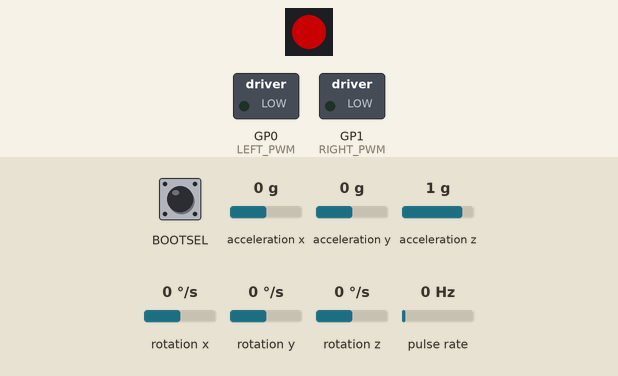
The sketch below on a simulated Raspberry Pi Pico. On the bench: 1 RGB LEDs in strip order, left to right, switched loads named in the sketch (green lamp = pin HIGH). Wiring (inferred from the names in the program): pulse sensor: data GP3. Inputs (shaded band) come from the test bench; at power-on: BOOTSEL HIGH, rotation z 0 °/s, acceleration z 1 g, acceleration x 0 g, acceleration y 0 g, rotation x 0 °/s, rotation y 0 °/s, pulse rate 0 Hz. Dim RGB values are drawn brighter than linear; the sensor or clock chip raises its interrupt line as the real part does; what the sketch prints to the serial monitor is not drawn.

Above: at 1.7 s.
1.8 s: BOOTSEL pulled LOW for 0.15 s
At 3.0 s:
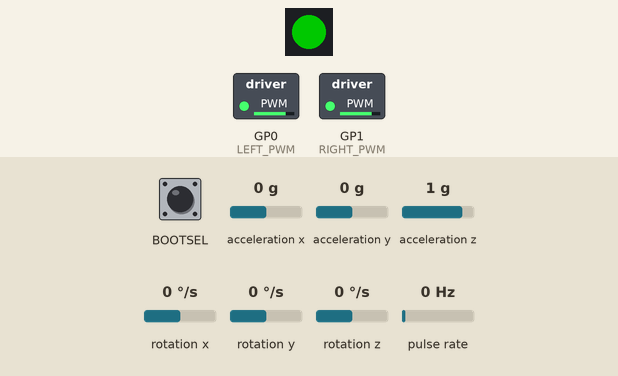
3.4 s: rotation z set to -192 °/s
At 4.5 s:
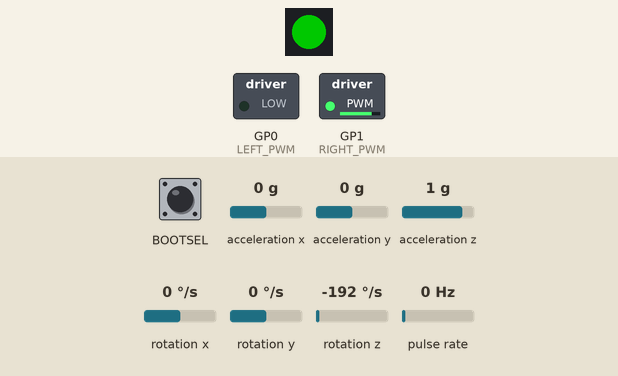
6.4 s: acceleration z set to 0.1 g
8.6 s: acceleration z set to -0.2 g
At 11.3 s:
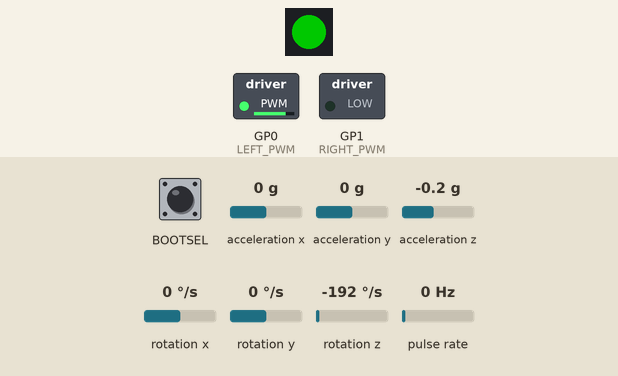
11.6 s: acceleration x set to -1.4 g
14.6 s: acceleration y set to 1.4 g
Timing chart, 0 to 17.6 s (numbered marks = the images above; inputs shaded):
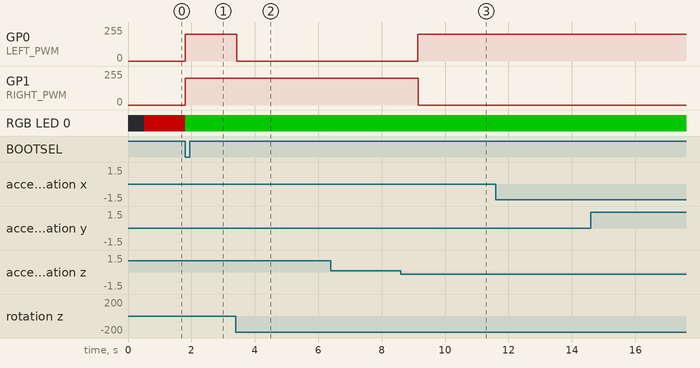

The sketch:

SO-ElectricVehicle2026.ino
```cpp
/*
  Raspberry Pi Pico RP2040
  Souce code for Electric Vehicle Event

  Supratik Biswas
  https://github.com/supratik0118-gif/SO-ElectricVehicle2026
*/

/*
  Motor Driver TB6612FNG is used
  Pico GP0 --> PWMA
  Pico GP1 --> PWMB
*/

#include "I2Cdev.h"

#include "MPU6050_6Axis_MotionApps20.h"

#include <Wire.h>

#include <Adafruit_NeoPixel.h>

#define DISTANCE_T      7000
#define TIME_T          5000

#define DISTANCE_TO_ENCODER_COUNT 0.76
#define RGB_PIN         16
#define NUMPIXELS       1

#define LEFT_PWM        0
#define RIGHT_PWM       1

#define LEFT_ENCODER    3
#define RIGHT_ENCODER   2

#define LEFT_ENCODER1   4
#define RIGHT_ENCODER1  5

MPU6050 mpu;


#define OUTPUT_READABLE_YAWPITCHROLL


// MPU control/status vars
bool dmpReady = false;  // set true if DMP init was successful
uint8_t mpuIntStatus;   // holds actual interrupt status byte from MPU
uint8_t devStatus;      // return status after each device operation (0 = success, !0 = error)
uint16_t packetSize;    // expected DMP packet size (default is 42 bytes)
uint16_t fifoCount;     // count of all bytes currently in FIFO
uint8_t fifoBuffer[64]; // FIFO storage buffer


// orientation/motion vars
Quaternion q;           // [w, x, y, z]         quaternion container
VectorInt16 aa;         // [x, y, z]            accel sensor measurements
VectorInt16 aaReal;     // [x, y, z]            gravity-free accel sensor measurements
VectorInt16 aaWorld;    // [x, y, z]            world-frame accel sensor measurements
VectorFloat gravity;    // [x, y, z]            gravity vector
float euler[3];         // [psi, theta, phi]    Euler angle container
float ypr[3];           // [yaw, pitch, roll]   yaw/pitch/roll container and gravity vector

// packet structure for InvenSense teapot demo
uint8_t teapotPacket[14] = { '$', 0x02, 0,0, 0,0, 0,0, 0,0, 0x00, 0x00, '\r', '\n' };

Adafruit_NeoPixel pixels(NUMPIXELS, RGB_PIN, NEO_GRB + NEO_KHZ800);

bool run = 0;

unsigned char distance_phase;

unsigned int encoder_count[5];
const unsigned char left_pwm[5] = {200, 200, 200, 200, 100};
const unsigned char right_pwm[5] = {200, 200, 200, 200, 100};

//const unsigned char pwm[5] ={100, 100, 100, 100, 100};
volatile unsigned int count_left;
volatile unsigned int count_right;
unsigned int count_left_buff;
unsigned int count_right_buff;
unsigned long start_millis;
unsigned long current_millis;
int left_offset;
int right_offset;
int both_offset;
int time_to_reach;
int distance_to_reach;
float drift;
float start_angle;
float current_angle;

void setup() {
  // put your setup code here, to run once:
  Wire.setSDA(12);
  Wire.setSCL(13);
  Wire.begin();
  Wire.setClock(400000); // 400kHz I2C clock. Comment this line if having compilation difficulties

  mpu.initialize();
  devStatus = mpu.dmpInitialize();

  // supply your own gyro offsets here, scaled for min sensitivity
  mpu.setXGyroOffset(220);
  mpu.setYGyroOffset(76);
  mpu.setZGyroOffset(-85);
  mpu.setZAccelOffset(1788); // 1688 factory default for my test chip

// make sure it worked (returns 0 if so)
  if (devStatus == 0) {
    // Calibration Time: generate offsets and calibrate our MPU6050
    mpu.CalibrateAccel(6);
    mpu.CalibrateGyro(6);
    mpu.PrintActiveOffsets();
    // turn on the DMP, now that it's ready
    Serial.println(F("Enabling DMP..."));
    mpu.setDMPEnabled(true);

    mpuIntStatus = mpu.getIntStatus();

    // set our DMP Ready flag so the main loop() function knows it's okay to use it
    Serial.println(F("DMP ready! Waiting for first interrupt..."));
    dmpReady = true;

    // get expected DMP packet size for later comparison
    packetSize = mpu.dmpGetFIFOPacketSize();
  } else {
    // ERROR!
    // 1 = initial memory load failed
    // 2 = DMP configuration updates failed
    // (if it's going to break, usually the code will be 1)
    Serial.print(F("DMP Initialization failed (code "));
    Serial.print(devStatus);
    Serial.println(F(")"));
  }
  distance_phase = 0;
  encoder_count[0] = (unsigned int) (DISTANCE_T * (float)DISTANCE_TO_ENCODER_COUNT/5);
  encoder_count[1] = (unsigned int) (DISTANCE_T * (float)DISTANCE_TO_ENCODER_COUNT/5) + encoder_count[0];
  encoder_count[2] = (unsigned int) (DISTANCE_T * (float)DISTANCE_TO_ENCODER_COUNT/5) + encoder_count[1];
  encoder_count[3] = (unsigned int) (DISTANCE_T * (float)DISTANCE_TO_ENCODER_COUNT/5) + encoder_count[2];
  encoder_count[4] = (unsigned int) (DISTANCE_T * (float)DISTANCE_TO_ENCODER_COUNT/5) + encoder_count[3];
  pinMode(LEFT_PWM, OUTPUT);
  pinMode(RIGHT_PWM, OUTPUT);
  pinMode(LEFT_ENCODER, INPUT);
  pinMode(RIGHT_ENCODER1, INPUT);
  count_left = 0;
  count_right = 0;
  Serial.begin(115200);
  attachInterrupt(LEFT_ENCODER, readEncoder_left, FALLING);
  //attachInterrupt(RIGHT_ENCODER, readEncoder_right, FALLING);
  //noInterrupts();
  pixels.begin();
  pixels.setPixelColor(0, pixels.Color(100, 0, 0));
  pixels.show();
  //noInterrupts();
  //delay(5000);
  Serial.println(encoder_count[0]);
  Serial.println(encoder_count[1]);
  Serial.println(encoder_count[2]);
  Serial.println(encoder_count[3]);
  Serial.println(encoder_count[4]);

}

void readEncoder_left() {
  count_left++;
}
void readEncoder_right() {
  count_right++;
}


void loop() {
  // put your main code here, to run repeatedly:
  if (!dmpReady) return;
  // read a packet from FIFO
  if (mpu.dmpGetCurrentFIFOPacket(fifoBuffer)) { // Get the Latest packet

    #ifdef OUTPUT_READABLE_YAWPITCHROLL
      // display Euler angles in degrees
      mpu.dmpGetQuaternion(&q, fifoBuffer);
      mpu.dmpGetGravity(&gravity, &q);
      mpu.dmpGetYawPitchRoll(ypr, &q, &gravity);
      //Serial.print("ypr\t");
      //Serial.print(ypr[0] * 180/M_PI);
      //Serial.print("\t");
      //Serial.print(ypr[1] * 180/M_PI);
      //Serial.print("\t");
      //Serial.println(ypr[2] * 180/M_PI);
      //Serial.println(ypr[0]);
    #endif

  }
  if(BOOTSEL){
    count_left = 0;
    count_right = 0;
    count_left_buff = 0;
    count_right_buff = 0;
    run = 1;
    pixels.setPixelColor(0, pixels.Color(0, 100, 0));
    pixels.show();
    //interrupts();
    start_angle = ypr[0];
    left_offset = 0;
    right_offset = 0;
    start_millis = millis();
  }

  if(run)
  {


    //noInterrupts();
    count_left_buff = count_left;
    count_right_buff = count_right;
    //interrupts();

    current_angle = ypr[0];
    if(current_angle > start_angle){
      if(right_offset > 0){
        right_offset--;
      }
      else{
        left_offset = (current_angle-start_angle) * 2000;
      }
    }
    else if(current_angle < start_angle){
      if(left_offset > 0){
        left_offset--;
      }
      else{
        right_offset = (start_angle - current_angle) * 2000;
      }
    }
    else{
      left_offset = 0;
      right_offset = 0;
    }


    if((distance_phase == 4) || (distance_phase == 4)){
      current_millis = millis();
      time_to_reach = TIME_T - (current_millis - start_millis);
      distance_to_reach = encoder_count[4] - count_left_buff;
      both_offset = distance_to_reach - time_to_reach;
      if(both_offset > 255)
      {
        both_offset = 255;
      }
      else if(both_offset <50)
      {
        both_offset = 50;
      }
      if((time_to_reach < 200) && (both_offset <150) && (distance_to_reach > time_to_reach))
      {
        both_offset += 100;

      }
      if(time_to_reach < 0)
      {
        both_offset = 255;
      }
      analogWrite(LEFT_PWM, both_offset - left_offset);
      analogWrite(RIGHT_PWM, both_offset - right_offset);

    }
    else{
      analogWrite(LEFT_PWM, left_pwm[distance_phase] - left_offset);
      analogWrite(RIGHT_PWM, right_pwm[distance_phase] - right_offset);
    }


    if(count_left_buff >= encoder_count[distance_phase]){
      distance_phase++;
      if(distance_phase == 5){
        distance_phase = 0;
        analogWrite(LEFT_PWM, 0);
        analogWrite(RIGHT_PWM, 0);
        run = 0;
        pixels.setPixelColor(0, pixels.Color(100, 0, 0));
        pixels.show();
        current_millis = millis();
        Serial.println(current_millis - start_millis);
      }
    }

    Serial.print(count_left_buff);
    Serial.print("\t");
    Serial.println(count_right_buff);
    Serial.print(distance_to_reach);
    Serial.print("\t");
    Serial.print(time_to_reach);
    Serial.print("\t");
    Serial.println(both_offset);


  }

}
```

Measured:
- the behaviour switches between 0 and -0.1 g on acceleration z (found by bisection; images 2 and 3)
- after the input at 1.8 s, GP0 (LEFT_PWM), GP1 (RIGHT_PWM): 0/255 → 200/255 at once; RGB LED 0: RGB(100, 0, 0) → RGB(0, 100, 0) at once
- after the input at 3.4 s, GP0 (LEFT_PWM): 200/255 → 0/255 at once
- after the input at 8.6 s, GP0 (LEFT_PWM): 0/255 → 200/255 after 0.54 s; GP1 (RIGHT_PWM): 200/255 → 0/255 after 0.55 s
